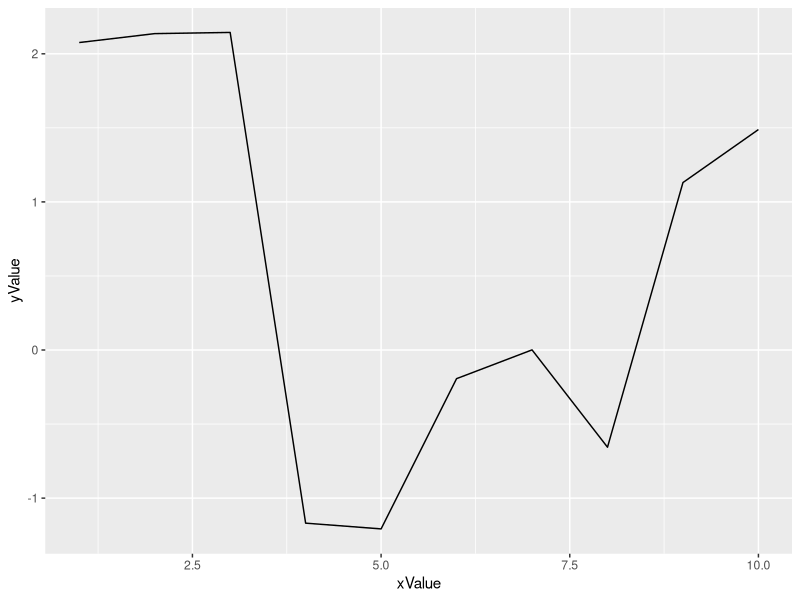

Reproduce this figure in R.
## ---- chunk 1

# Libraries
library(ggplot2)

# create data
xValue <- 1:10
yValue <- cumsum(rnorm(10))
data <- data.frame(xValue,yValue)

# Plot
ggplot(data, aes(x=xValue, y=yValue)) +
  geom_line()

